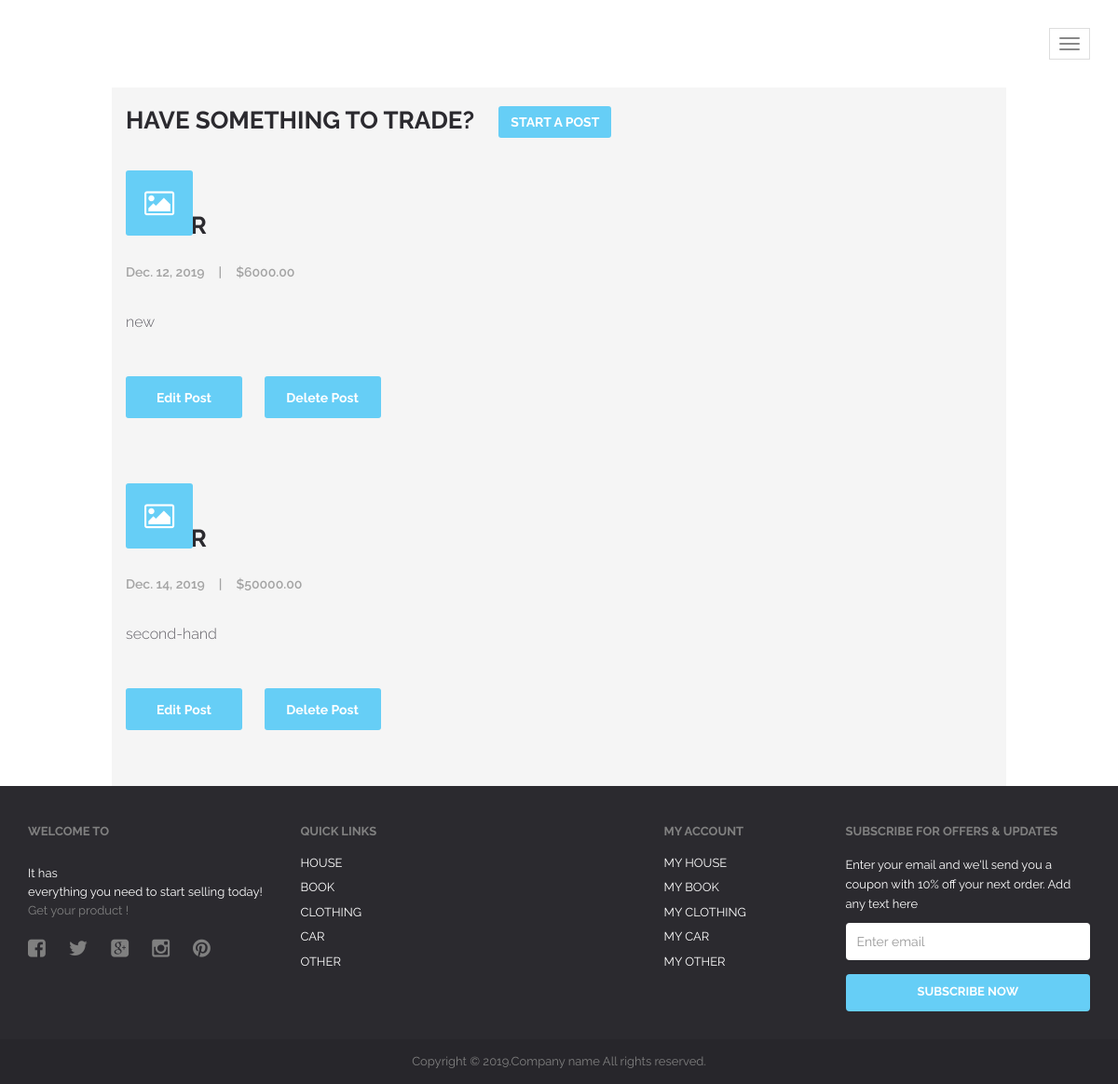
Screenshot of /myCar/1/ (signed in) with the database file from the repository.
### market/models.py (models this page shows, shortened)
class Car(models.Model):
    carId = models.AutoField(primary_key=True)
    carName = models.CharField(max_length=50)
    carAuthor = models.ForeignKey(User, on_delete=models.CASCADE)
    carDescription = models.CharField(max_length=1000)
    carPostDate = models.DateField(default=datetime.date.today)
    carPrice = models.DecimalField(max_digits=20, decimal_places=2)
    carPicUrl = models.URLField(max_length=200, blank=True)
    carBrand = models.CharField(max_length=500)
    carMillege = models.CharField(max_length=50)
    carYears = models.DecimalField(max_digits=20, decimal_places=0)
    def get_update_url(self):
        return reverse('CarUpdate', kwargs={'pk': self.pk})
    def get_delete_url(self):
        return reverse('CarDelete', kwargs={'pk': self.pk})

### market/views.py (the view)
# urls.py: path('myCar/<int:pk>/', MyCar.as_view(), name='MyCar'),
class MyCar(LoginRequiredMixin,View):
    def get(self, request, pk):
        admin_group = Group.objects.get(name="administration").user_set.all()
        user_object = User.objects.filter(pk = request.user.pk)[0]
        admin_user = user_object in admin_group
        carItems = Car.objects.filter(carAuthor=pk).order_by('carPostDate')
        return render(request, 'market/MyCar.html', context={'CarItems': carItems, 'author_pk': pk, 'admin_user':admin_user})

### market/templates/market/MyCar.html (shortened to what this page needs)
{% extends 'market/base.html' %}
{%  block Content %}
    {% if user.pk == author_pk or admin_user %}
    <div class="container" style="background-color:whitesmoke; width:80%">
    <h3 class="blog-post-title"><a href="{% url "CarCreate" %}">Have Something to Trade?
        <span href="" class="btn btn-blue" style="margin-left:20px">Start a Post</span></h3>
    </div>
        {% for car in CarItems %}
            <div class="container" style="background-color:whitesmoke; width:80%">
                <div class="blog" style="padding-top:10px;">
                    <div class="row" >
                        <div class="col-md-8 blog-content" style="padding-bottom:10px">
                            <div class="row">
                                <div class="col-md-12 blog-block">
                                    <div class="inner" style="padding-bottom:0">
                                    <div class="blog-image">
                                    <i class="fa fa-image"></i>
                                    </div>
                                    <h3 class="blog-post-title"><a href="">{{ car.carName }}</a></h3>
                                    <div class="blog-meta">{{ car.carPostDate }}<span>|</span><a href="">${{ car.carPrice }}</a></div>
                                    <p>
                                        {{ car.carDescription }}
                                    </p>
                                        <a href="{{ car.get_update_url }}" class="btn btn-blue" style="margin-right: 20px">Edit Post</a>
                                        <a href="{{ car.get_delete_url }}" class="btn btn-blue">Delete Post</a>
                                    </div>
                                </div>
                            </div>
                        </div>
                    </div>
                </div>
                </div>
        {% empty %}
            <li><em>There are currently nothing posted.</em></li>
        {% endfor %}
    {%else%}
        <h2><em>You cannot view other user's post page</em></h2>
    {%endif%}
{%  endblock %}

### rows the page displays
Car: carPostDate "Dec. 12, 2019", carPrice "6000.00", carDescription "new"
Car: carPostDate "Dec. 14, 2019", carPrice "50000.00", carDescription "second-hand"
